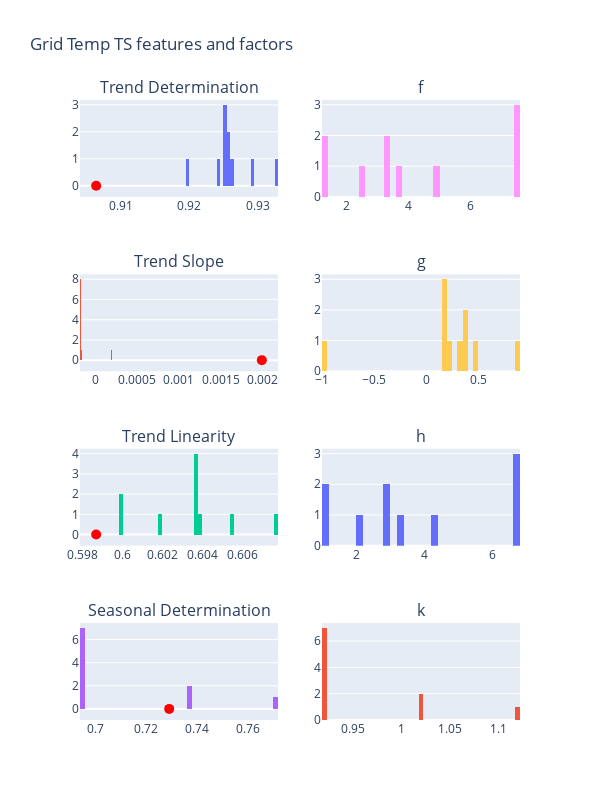

Notebook source saved alongside this figure:
### Code cell
fig = make_subplots(rows=4, cols=2, subplot_titles=("Trend Determination", "f", "Trend Slope", "g", "Trend Linearity", "h", "Seasonal Determination", "k"))
# Feature distributions
fig.add_trace(go.Histogram(x=grid_temp_trend_determination, nbinsx=50), row=1, col=1)
fig.add_trace(go.Histogram(x=grid_temp_trend_slope, nbinsx=50), row=2, col=1)
fig.add_trace(go.Histogram(x=grid_temp_trend_linearity, nbinsx=50), row=3, col=1)
fig.add_trace(go.Histogram(x=grid_temp_seasonal_determination, nbinsx=50), row=4, col=1)
# Original feature values
fig.add_trace(go.Scatter(x=[start_features[grid_temp_index][trend_det_index]], mode="markers", marker=dict(color="red", size=10), name='Original Trend Det'), row=1, col=1)
fig.add_trace(go.Scatter(x=[start_features[grid_loss_index][trend_slope_index]], mode="markers", marker=dict(color="red", size=10), name='Original Slope Det'), row=2, col=1)
fig.add_trace(go.Scatter(x=[start_features[grid_temp_index][trend_linearity_index]], mode='markers', marker=dict(color="red", size=10), name='Original Trend Linearity'), row=3, col=1)
fig.add_trace(go.Scatter(x=[start_features[grid_temp_index][seasonal_det_index]], mode='markers', marker=dict(color="red", size=10), name='Original Seasonal Det'), row=4, col=1)
# Factor distributions
fig.add_trace(go.Histogram(x=grid_temp_factors_f, nbinsx=50), row=1, col=2)
fig.add_trace(go.Histogram(x=grid_temp_factors_g, nbinsx=50), row=2, col=2)
fig.add_trace(go.Histogram(x=grid_temp_factors_h, nbinsx=50), row=3, col=2)
fig.add_trace(go.Histogram(x=grid_temp_factors_k, nbinsx=50), row=4, col=2)
fig.update_layout(height=800, width=600, title_text="Grid Temp TS features and factors", showlegend=False)
fig.show()

### Figure 1 — Plotly figure (JSON) as saved in the notebook; plotly's stock layout.template omitted (floating-point values rounded to 4 significant figures)
{"data": [{"nbinsx": 50, "type": "histogram", "x": [0.9197, 0.9256, 0.9255, 0.9325, 0.9244, 0.9255, 0.9262, 0.9295, 0.9258, 0.9255], "xaxis": "x", "yaxis": "y"}, {"nbinsx": 50, "type": "histogram", "x": [-0.0001741, -0.0001818, -0.0001823, 0.0001879, -0.000181, -0.0001823, -0.0001833, -0.0001875, -0.0001827, -0.0001823], "xaxis": "x3", "yaxis": "y3"}, {"nbinsx": 50, "type": "histogram", "x": [0.602, 0.5998, 0.6037, 0.6077, 0.6055, 0.6037, 0.6038, 0.5998, 0.6036, 0.6037], "xaxis": "x5", "yaxis": "y5"}, {"nbinsx": 50, "type": "histogram", "x": [0.6944, 0.6944, 0.7712, 0.7365, 0.6944, 0.6944, 0.6944, 0.7365, 0.6944, 0.6944], "xaxis": "x7", "yaxis": "y7"}, {"marker": {"color": "red", "size": 10}, "mode": "markers", "name": "Original Trend Det", "type": "scatter", "x": [0.9063], "xaxis": "x", "yaxis": "y"}, {"marker": {"color": "red", "size": 10}, "mode": "markers", "name": "Original Slope Det", "type": "scatter", "x": [0.001996], "xaxis": "x3", "yaxis": "y3"}, {"marker": {"color": "red", "size": 10}, "mode": "markers", "name": "Original Trend Linearity", "type": "scatter", "x": [0.5987], "xaxis": "x5", "yaxis": "y5"}, {"marker": {"color": "red", "size": 10}, "mode": "markers", "name": "Original Seasonal Det", "type": "scatter", "x": [0.7291], "xaxis": "x7", "yaxis": "y7"}, {"nbinsx": 50, "type": "histogram", "x": [1.221, 3.239, 7.578, 1.221, 3.643, 7.578, 2.432, 3.34, 4.955, 7.578], "xaxis": "x2", "yaxis": "y2"}, {"nbinsx": 50, "type": "histogram", "x": [0.899, 0.3535, 0.1515, -1, 0.3131, 0.1515, 0.4747, 0.3535, 0.2323, 0.1515], "xaxis": "x4", "yaxis": "y4"}, {"nbinsx": 50, "type": "histogram", "x": [1.12, 2.835, 6.67, 1.019, 3.239, 6.67, 2.129, 2.835, 4.349, 6.67], "xaxis": "x6", "yaxis": "y6"}, {"nbinsx": 50, "type": "histogram", "x": [0.9182, 0.9182, 1.12, 1.019, 0.9182, 0.9182, 0.9182, 1.019, 0.9182, 0.9182], "xaxis": "x8", "yaxis": "y8"}], "layout": {"annotations": [{"font": {"size": 16}, "showarrow": false, "text": "Trend Determination", "x": 0.225, "xanchor": "center", "xref": "paper", "y": 1, "yanchor": "bottom", "yref": "paper"}, {"font": {"size": 16}, "showarrow": false, "text": "f", "x": 0.775, "xanchor": "center", "xref": "paper", "y": 1, "yanchor": "bottom", "yref": "paper"}, {"font": {"size": 16}, "showarrow": false, "text": "Trend Slope", "x": 0.225, "xanchor": "center", "xref": "paper", "y": 0.7188, "yanchor": "bottom", "yref": "paper"}, {"font": {"size": 16}, "showarrow": false, "text": "g", "x": 0.775, "xanchor": "center", "xref": "paper", "y": 0.7188, "yanchor": "bottom", "yref": "paper"}, {"font": {"size": 16}, "showarrow": false, "text": "Trend Linearity", "x": 0.225, "xanchor": "center", "xref": "paper", "y": 0.4375, "yanchor": "bottom", "yref": "paper"}, {"font": {"size": 16}, "showarrow": false, "text": "h", "x": 0.775, "xanchor": "center", "xref": "paper", "y": 0.4375, "yanchor": "bottom", "yref": "paper"}, {"font": {"size": 16}, "showarrow": false, "text": "Seasonal Determination", "x": 0.225, "xanchor": "center", "xref": "paper", "y": 0.1562, "yanchor": "bottom", "yref": "paper"}, {"font": {"size": 16}, "showarrow": false, "text": "k", "x": 0.775, "xanchor": "center", "xref": "paper", "y": 0.1562, "yanchor": "bottom", "yref": "paper"}], "height": 800, "showlegend": false, "title": {"text": "Grid Temp TS features and factors"}, "width": 600, "xaxis": {"anchor": "y", "domain": [0, 0.45]}, "xaxis2": {"anchor": "y2", "domain": [0.55, 1]}, "xaxis3": {"anchor": "y3", "domain": [0, 0.45]}, "xaxis4": {"anchor": "y4", "domain": [0.55, 1]}, "xaxis5": {"anchor": "y5", "domain": [0, 0.45]}, "xaxis6": {"anchor": "y6", "domain": [0.55, 1]}, "xaxis7": {"anchor": "y7", "domain": [0, 0.45]}, "xaxis8": {"anchor": "y8", "domain": [0.55, 1]}, "yaxis": {"anchor": "x", "domain": [0.8438, 1]}, "yaxis2": {"anchor": "x2", "domain": [0.8438, 1]}, "yaxis3": {"anchor": "x3", "domain": [0.5625, 0.7188]}, "yaxis4": {"anchor": "x4", "domain": [0.5625, 0.7188]}, "yaxis5": {"anchor": "x5", "domain": [0.2812, 0.4375]}, "yaxis6": {"anchor": "x6", "domain": [0.2812, 0.4375]}, "yaxis7": {"anchor": "x7", "domain": [0, 0.1562]}, "yaxis8": {"anchor": "x8", "domain": [0, 0.1562]}}}
